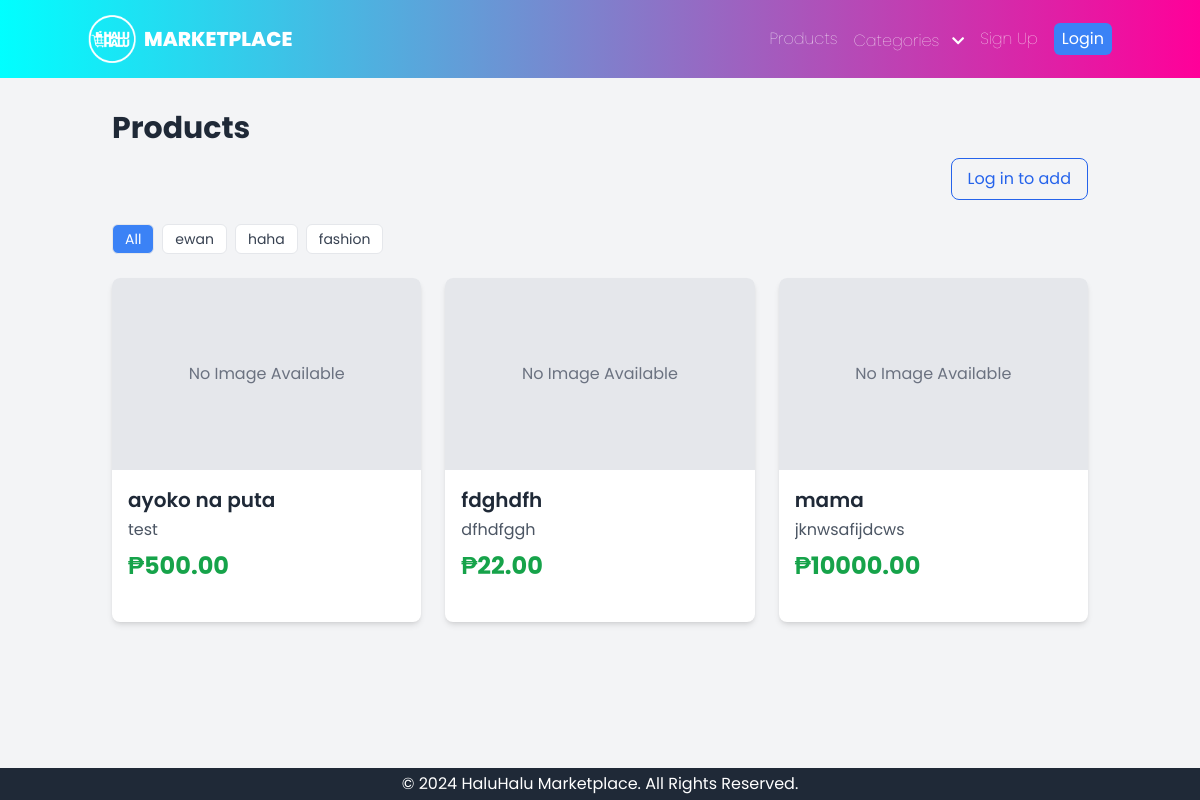
Screenshot of /products/ with the database file from the repository.
### core/models.py (models this page shows, shortened)
class Product(models.Model):
    title = models.CharField(max_length=255)
    description = models.TextField()
    price = models.DecimalField(max_digits=10, decimal_places=2)
    category = models.CharField(max_length=100)
    image = models.ImageField(upload_to='product_images/', blank=True, null=True)
    is_sold = models.BooleanField(default=False)
    seller = models.ForeignKey(settings.AUTH_USER_MODEL, on_delete=models.CASCADE, related_name='products')
    posted_at = models.DateTimeField(auto_now_add=True)
    class Meta:
        ordering = ['-posted_at']

### core/views.py (the view)
# urls.py: path('products/', ProductListView.as_view(), name='product_list'),
class ProductListView(ListView):
    model = Product
    template_name = 'core/product_list.html'
    context_object_name = 'products'
    paginate_by = 10
    def get_queryset(self):
        queryset = super().get_queryset()
        category_name = self.kwargs.get('category_name')
        if category_name:
            queryset = queryset.filter(category__iexact=category_name)
        return queryset
    def get_context_data(self, **kwargs):
        context = super().get_context_data(**kwargs)
        context['selected_category'] = self.kwargs.get('category_name')
        context['categories'] = Product.objects.values_list('category', flat=True).distinct()
        return context

### core/context_processors.py (called while the page is built)
def categories_processor(request):
    unique_categories = Product.objects.values_list('category', flat=True).distinct().order_by('category')
    return {'categories': unique_categories}

### core/templates/core/product_list.html (shortened to what this page needs)
{% extends 'base.html' %}
{% block content %}
<h1 class="text-3xl font-bold text-gray-800 mb-3">Products</h1>
<div class="mb-6 flex justify-end">
  {% if user.is_authenticated %}
    <a href="{% url 'product_add' %}"
       class="inline-flex items-center gap-2 px-4 py-2 rounded-lg bg-blue-600 text-white hover:bg-blue-700">
      <span class="text-xl leading-none">＋</span> Add Product
    </a>
  {% else %}
    <a href="{% url 'login' %}?next={% url 'product_add' %}"
       class="inline-flex items-center gap-2 px-4 py-2 rounded-lg border border-blue-600 text-blue-600 hover:bg-blue-50">
      Log in to add
    </a>
  {% endif %}
</div>
<div class="mb-6 flex flex-wrap gap-2">
    <a href="{% url 'product_list' %}"
       class="px-3 py-1 rounded-md text-sm border {% if not selected_category %}bg-blue-500 text-white{% else %}bg-white text-gray-700 hover:bg-gray-100{% endif %}">
        All
    </a>
    {% for category in categories %}
        <a href="{% url 'category_list' category %}"
           class="px-3 py-1 rounded-md text-sm border {% if selected_category == category %}bg-blue-500 text-white{% else %}bg-white text-gray-700 hover:bg-gray-100{% endif %}">
            {{ category }}
        </a>
    {% endfor %}
</div>
<div class="grid grid-cols-1 sm:grid-cols-2 lg:grid-cols-3 xl:grid-cols-4 gap-6">
    {% for product in products %}
        <div class="bg-white rounded-lg shadow-md overflow-hidden transition-transform duration-200 hover:scale-105">
            <a href="{% url 'product_detail' product.pk %}">
                {% if product.image %}
                    <img src="{{ product.image.url }}" alt="{{ product.title }}" class="w-full h-48 object-cover">
                {% else %}
                    <div class="w-full h-48 flex items-center justify-center bg-gray-200 text-gray-500">
                        No Image Available
                    </div>
                {% endif %}
            </a>
            <div class="p-4 flex flex-col h-full">
                <h2 class="text-xl font-semibold text-gray-800">{{ product.title }}</h2>
                <p class="text-gray-600 mt-1 line-clamp-2">{{ product.description }}</p>
                <p class="mt-2 text-2xl font-bold text-green-600">₱{{ product.price }}</p>
            </div>
        </div>
    {% empty %}
        <p class="col-span-full text-center text-gray-600">No products available yet.</p>
    {% endfor %}
</div>
{% endblock %}

### core/templates/base.html (style rules this page uses)
body { font-family: 'Poppins', sans-serif; }

### rows the page displays
Product: image "No Image Available", title "ayoko na puta", description "test", price "500.00"
Product: image "No Image Available", title "fdghdfh", description "dfhdfggh", price "22.00"
Product: image "No Image Available", title "mama", description "jknwsafijdcws", price "10000.00"

### other values shown
{{ category }} "ewan" "haha" "fashion"
